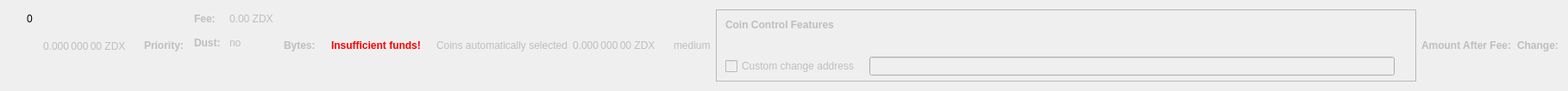
    <widget class="QWidget" name="dummyHideWidget" native="true">
     <property name="maximumSize">
      <size>
       <width>100</width>
       <height>22</height>
      </size>
     </property>
     <layout class="QHBoxLayout" name="dummyHideLayout">
      <item>
       <layout class="QFormLayout" name="formLayoutCoinControl1">
        <property name="horizontalSpacing">
         <number>10</number>
        </property>
        <property name="verticalSpacing">
         <number>14</number>
        </property>
        <property name="leftMargin">
         <number>10</number>
        </property>
        <property name="topMargin">
         <number>4</number>
        </property>
        <property name="rightMargin">
         <number>6</number>
        </property>
        <item row="0" column="1">
         <widget class="QLabel" name="labelCoinControlBytes">
          <property name="cursor">
           <cursorShape>IBeamCursor</cursorShape>
          </property>
          <property name="contextMenuPolicy">
           <enum>Qt::ActionsContextMenu</enum>
          </property>
          <property name="text">
           <string notr="true">0</string>
          </property>
          <property name="textInteractionFlags">
           <set>Qt::LinksAccessibleByMouse|Qt::TextSelectableByKeyboard|Qt::TextSelectableByMouse</set>
          </property>
         </widget>
        </item>
       </layout>
      </item>
      <item>
       <widget class="QLabel" name="labelCoinControlAfterFee">
        <property name="enabled">
         <bool>false</bool>
        </property>
        <property name="sizePolicy">
         <sizepolicy hsizetype="Fixed" vsizetype="Fixed">
          <horstretch>0</horstretch>
          <verstretch>0</verstretch>
         </sizepolicy>
        </property>
        <property name="minimumSize">
         <size>
          <width>111</width>
          <height>12</height>
         </size>
        </property>
        <property name="maximumSize">
         <size>
          <width>111</width>
          <height>12</height>
         </size>
        </property>
        <property name="cursor">
         <cursorShape>IBeamCursor</cursorShape>
        </property>
        <property name="contextMenuPolicy">
         <enum>Qt::ActionsContextMenu</enum>
        </property>
        <property name="text">
         <string notr="true">0.000 000 00 ZDX</string>
        </property>
        <property name="textInteractionFlags">
         <set>Qt::LinksAccessibleByMouse|Qt::TextSelectableByKeyboard|Qt::TextSelectableByMouse</set>
        </property>
       </widget>
      </item>
      <item>
       <widget class="QLabel" name="labelCoinControlPriorityText">
        <property name="enabled">
         <bool>false</bool>
        </property>
        <property name="font">
         <font>
          <weight>75</weight>
          <bold>true</bold>
         </font>
        </property>
        <property name="text">
         <string>Priority:</string>
        </property>
       </widget>
      </item>
      <item>
       <layout class="QHBoxLayout" name="horizontalLayout"/>
      </item>
      <item>
       <layout class="QFormLayout" name="formLayoutCoinControl3">
        <property name="horizontalSpacing">
         <number>10</number>
        </property>
        <property name="verticalSpacing">
         <number>14</number>
        </property>
        <property name="leftMargin">
         <number>6</number>
        </property>
        <property name="topMargin">
         <number>4</number>
        </property>
        <property name="rightMargin">
         <number>6</number>
        </property>
        <item row="0" column="0">
         <widget class="QLabel" name="labelCoinControlFeeText">
          <property name="enabled">
           <bool>false</bool>
          </property>
          <property name="font">
           <font>
            <weight>75</weight>
            <bold>true</bold>
           </font>
          </property>
          <property name="text">
           <string>Fee:</string>
          </property>
          <property name="margin">
           <number>0</number>
          </property>
         </widget>
        </item>
        <item row="0" column="1">
         <widget class="QLabel" name="labelCoinControlFee">
          <property name="enabled">
           <bool>false</bool>
          </property>
          <property name="cursor">
           <cursorShape>IBeamCursor</cursorShape>
          </property>
          <property name="contextMenuPolicy">
           <enum>Qt::ActionsContextMenu</enum>
          </property>
          <property name="text">
           <string notr="true">0.00 ZDX</string>
          </property>
          <property name="textInteractionFlags">
           <set>Qt::LinksAccessibleByMouse|Qt::TextSelectableByKeyboard|Qt::TextSelectableByMouse</set>
          </property>
         </widget>
        </item>
        <item row="1" column="0">
         <widget class="QLabel" name="labelCoinControlLowOutputText">
          <property name="enabled">
           <bool>false</bool>
          </property>
          <property name="font">
           <font>
            <weight>75</weight>
            <bold>true</bold>
           </font>
          </property>
          <property name="text">
           <string>Dust:</string>
          </property>
         </widget>
        </item>
        <item row="1" column="1">
         <widget class="QLabel" name="labelCoinControlLowOutput">
          <property name="enabled">
           <bool>false</bool>
          </property>
          <property name="cursor">
           <cursorShape>IBeamCursor</cursorShape>
          </property>
          <property name="contextMenuPolicy">
           <enum>Qt::ActionsContextMenu</enum>
          </property>
          <property name="text">
           <string>no</string>
          </property>
          <property name="textInteractionFlags">
           <set>Qt::LinksAccessibleByMouse|Qt::TextSelectableByKeyboard|Qt::TextSelectableByMouse</set>
          </property>
         </widget>
        </item>
       </layout>
      </item>
      <item>
       <widget class="QLabel" name="labelCoinControlBytesText">
        <property name="enabled">
         <bool>false</bool>
        </property>
        <property name="font">
         <font>
          <weight>75</weight>
          <bold>true</bold>
         </font>
        </property>
        <property name="text">
         <string>Bytes:</string>
        </property>
       </widget>
      </item>
      <item>
       <layout class="QFormLayout" name="formLayoutCoinControl2">
        <property name="horizontalSpacing">
         <number>10</number>
        </property>
        <property name="verticalSpacing">
         <number>14</number>
        </property>
        <property name="leftMargin">
         <number>6</number>
        </property>
        <property name="topMargin">
         <number>4</number>
        </property>
        <property name="rightMargin">
         <number>6</number>
        </property>
       </layout>
      </item>
      <item>
       <layout class="QHBoxLayout" name="horizontalLayoutCoinControl2">
        <property name="spacing">
         <number>8</number>
        </property>
        <property name="bottomMargin">
         <number>10</number>
        </property>
       </layout>
      </item>
      <item>
       <widget class="QLabel" name="labelCoinControlInsuffFunds">
        <property name="enabled">
         <bool>false</bool>
        </property>
        <property name="minimumSize">
         <size>
          <width>0</width>
          <height>0</height>
         </size>
        </property>
        <property name="font">
         <font>
          <weight>75</weight>
          <bold>true</bold>
         </font>
        </property>
        <property name="styleSheet">
         <string notr="true">color:red;font-weight:bold;</string>
        </property>
        <property name="text">
         <string>Insufficient funds!</string>
        </property>
        <property name="margin">
         <number>5</number>
        </property>
       </widget>
      </item>
      <item>
       <layout class="QFormLayout" name="formLayoutCoinControl4">
        <property name="horizontalSpacing">
         <number>10</number>
        </property>
        <property name="verticalSpacing">
         <number>14</number>
        </property>
        <property name="leftMargin">
         <number>6</number>
        </property>
        <property name="topMargin">
         <number>4</number>
        </property>
        <property name="rightMargin">
         <number>6</number>
        </property>
       </layout>
      </item>
      <item>
       <widget class="QLabel" name="labelCoinControlAutomaticallySelected">
        <property name="enabled">
         <bool>false</bool>
        </property>
        <property name="sizePolicy">
         <sizepolicy hsizetype="Fixed" vsizetype="Fixed">
          <horstretch>0</horstretch>
          <verstretch>0</verstretch>
         </sizepolicy>
        </property>
        <property name="minimumSize">
         <size>
          <width>0</width>
          <height>0</height>
         </size>
        </property>
        <property name="maximumSize">
         <size>
          <width>240</width>
          <height>16777215</height>
         </size>
        </property>
        <property name="text">
         <string>Coins automatically selected</string>
        </property>
        <property name="margin">
         <number>5</number>
        </property>
       </widget>
      </item>
      <item>
       <widget class="QLabel" name="labelCoinControlChange">
        <property name="enabled">
         <bool>false</bool>
        </property>
        <property name="sizePolicy">
         <sizepolicy hsizetype="Fixed" vsizetype="Fixed">
          <horstretch>0</horstretch>
          <verstretch>0</verstretch>
         </sizepolicy>
        </property>
        <property name="minimumSize">
         <size>
          <width>111</width>
          <height>0</height>
         </size>
        </property>
        <property name="maximumSize">
         <size>
          <width>111</width>
          <height>16777215</height>
         </size>
        </property>
        <property name="cursor">
         <cursorShape>IBeamCursor</cursorShape>
        </property>
        <property name="contextMenuPolicy">
         <enum>Qt::ActionsContextMenu</enum>
        </property>
        <property name="text">
         <string notr="true">0.000 000 00 ZDX</string>
        </property>
        <property name="textInteractionFlags">
         <set>Qt::LinksAccessibleByMouse|Qt::TextSelectableByKeyboard|Qt::TextSelectableByMouse</set>
        </property>
       </widget>
      </item>
      <item>
       <widget class="QLabel" name="labelCoinControlPriority">
        <property name="enabled">
         <bool>false</bool>
        </property>
        <property name="cursor">
         <cursorShape>IBeamCursor</cursorShape>
        </property>
        <property name="contextMenuPolicy">
         <enum>Qt::ActionsContextMenu</enum>
        </property>
        <property name="text">
         <string>medium</string>
        </property>
        <property name="textInteractionFlags">
         <set>Qt::LinksAccessibleByMouse|Qt::TextSelectableByKeyboard|Qt::TextSelectableByMouse</set>
        </property>
       </widget>
      </item>
      <item>
       <widget class="QFrame" name="frameCoinControl">
        <property name="sizePolicy">
         <sizepolicy hsizetype="Expanding" vsizetype="Expanding">
          <horstretch>0</horstretch>
          <verstretch>0</verstretch>
         </sizepolicy>
        </property>
        <property name="maximumSize">
         <size>
          <width>16777215</width>
          <height>16777215</height>
         </size>
        </property>
        <property name="frameShape">
         <enum>QFrame::StyledPanel</enum>
        </property>
        <property name="frameShadow">
         <enum>QFrame::Sunken</enum>
        </property>
        <layout class="QVBoxLayout" name="verticalLayoutCoinControl2_2">
         <property name="spacing">
          <number>0</number>
         </property>
         <property name="leftMargin">
          <number>0</number>
         </property>
         <property name="topMargin">
          <number>0</number>
         </property>
         <property name="rightMargin">
          <number>0</number>
         </property>
         <property name="bottomMargin">
          <number>6</number>
         </property>
         <item>
          <layout class="QVBoxLayout" name="verticalLayoutCoinControl" stretch="0,0,0,1">
           <property name="spacing">
            <number>0</number>
           </property>
           <property name="leftMargin">
            <number>10</number>
           </property>
           <property name="topMargin">
            <number>10</number>
           </property>
           <item>
            <layout class="QHBoxLayout" name="horizontalLayoutCoinControl1">
             <property name="bottomMargin">
              <number>15</number>
             </property>
             <item>
              <widget class="QLabel" name="labelCoinControlFeatures">
               <property name="enabled">
                <bool>false</bool>
               </property>
               <property name="sizePolicy">
                <sizepolicy hsizetype="Preferred" vsizetype="Maximum">
                 <horstretch>0</horstretch>
                 <verstretch>0</verstretch>
                </sizepolicy>
               </property>
               <property name="font">
                <font>
                 <weight>75</weight>
                 <bold>true</bold>
                </font>
               </property>
               <property name="styleSheet">
                <string notr="true">font-weight:bold;</string>
               </property>
               <property name="text">
                <string>Coin Control Features</string>
               </property>
              </widget>
             </item>
            </layout>
           </item>
           <item>
            <widget class="QWidget" name="widgetCoinControl" native="true">
             <property name="sizePolicy">
              <sizepolicy hsizetype="Preferred" vsizetype="Preferred">
               <horstretch>0</horstretch>
               <verstretch>0</verstretch>
              </sizepolicy>
             </property>
             <property name="minimumSize">
              <size>
               <width>0</width>
               <height>0</height>
              </size>
             </property>
             <property name="styleSheet">
              <string notr="true"/>
             </property>
             <layout class="QHBoxLayout" name="horizontalLayoutCoinControl5_2">
              <property name="leftMargin">
               <number>0</number>
              </property>
              <property name="topMargin">
               <number>0</number>
              </property>
              <property name="rightMargin">
               <number>0</number>
              </property>
              <property name="bottomMargin">
               <number>0</number>
              </property>
              <item>
               <layout class="QHBoxLayout" name="horizontalLayoutCoinControl3">
                <property name="spacing">
                 <number>20</number>
                </property>
                <property name="topMargin">
                 <number>0</number>
                </property>
                <property name="bottomMargin">
                 <number>10</number>
                </property>
               </layout>
              </item>
             </layout>
            </widget>
           </item>
           <item>
            <layout class="QHBoxLayout" name="horizontalLayoutCoinControl4" stretch="0,0,0">
             <property name="spacing">
              <number>12</number>
             </property>
             <property name="sizeConstraint">
              <enum>QLayout::SetDefaultConstraint</enum>
             </property>
             <property name="topMargin">
              <number>5</number>
             </property>
             <property name="rightMargin">
              <number>5</number>
             </property>
             <item>
              <widget class="QCheckBox" name="checkBoxCoinControlChange">
               <property name="enabled">
                <bool>false</bool>
               </property>
               <property name="toolTip">
                <string>If this is activated, but the change address is empty or invalid, change will be sent to a newly generated address.</string>
               </property>
               <property name="text">
                <string>Custom change address</string>
               </property>
              </widget>
             </item>
             <item>
              <widget class="QValidatedLineEdit" name="lineEditCoinControlChange">
               <property name="enabled">
                <bool>false</bool>
               </property>
               <property name="sizePolicy">
                <sizepolicy hsizetype="Expanding" vsizetype="Fixed">
                 <horstretch>0</horstretch>
                 <verstretch>0</verstretch>
                </sizepolicy>
               </property>
              </widget>
             </item>
             <item>
              <widget class="QLabel" name="labelCoinControlChangeLabel_2">
               <property name="sizePolicy">
                <sizepolicy hsizetype="Preferred" vsizetype="Expanding">
                 <horstretch>0</horstretch>
                 <verstretch>0</verstretch>
                </sizepolicy>
               </property>
               <property name="minimumSize">
                <size>
                 <width>0</width>
                 <height>0</height>
                </size>
               </property>
               <property name="text">
                <string/>
               </property>
               <property name="margin">
                <number>3</number>
               </property>
              </widget>
             </item>
            </layout>
           </item>
           <item>
            <spacer name="verticalSpacerCoinControl">
             <property name="orientation">
              <enum>Qt::Vertical</enum>
             </property>
             <property name="sizeHint" stdset="0">
              <size>
               <width>800</width>
               <height>1</height>
              </size>
             </property>
            </spacer>
           </item>
          </layout>
         </item>
        </layout>
       </widget>
      </item>
      <item>
       <widget class="QLabel" name="labelCoinControlAfterFeeText">
        <property name="enabled">
         <bool>false</bool>
        </property>
        <property name="minimumSize">
         <size>
          <width>0</width>
          <height>0</height>
         </size>
        </property>
        <property name="maximumSize">
         <size>
          <width>16777215</width>
          <height>16777215</height>
         </size>
        </property>
        <property name="font">
         <font>
          <weight>75</weight>
          <bold>true</bold>
         </font>
        </property>
        <property name="text">
         <string>Amount After Fee:</string>
        </property>
        <property name="alignment">
         <set>Qt::AlignLeading|Qt::AlignLeft|Qt::AlignVCenter</set>
        </property>
        <property name="margin">
         <number>0</number>
        </property>
       </widget>
      </item>
      <item>
       <widget class="QLabel" name="labelCoinControlChangeText">
        <property name="enabled">
         <bool>false</bool>
        </property>
        <property name="sizePolicy">
         <sizepolicy hsizetype="Preferred" vsizetype="Preferred">
          <horstretch>0</horstretch>
          <verstretch>0</verstretch>
         </sizepolicy>
        </property>
        <property name="minimumSize">
         <size>
          <width>0</width>
          <height>0</height>
         </size>
        </property>
        <property name="maximumSize">
         <size>
          <width>16777215</width>
          <height>16777215</height>
         </size>
        </property>
        <property name="font">
         <font>
          <weight>75</weight>
          <bold>true</bold>
         </font>
        </property>
        <property name="text">
         <string>Change:</string>
        </property>
        <property name="alignment">
         <set>Qt::AlignLeading|Qt::AlignLeft|Qt::AlignVCenter</set>
        </property>
       </widget>
      </item>
     </layout>
    </widget>
